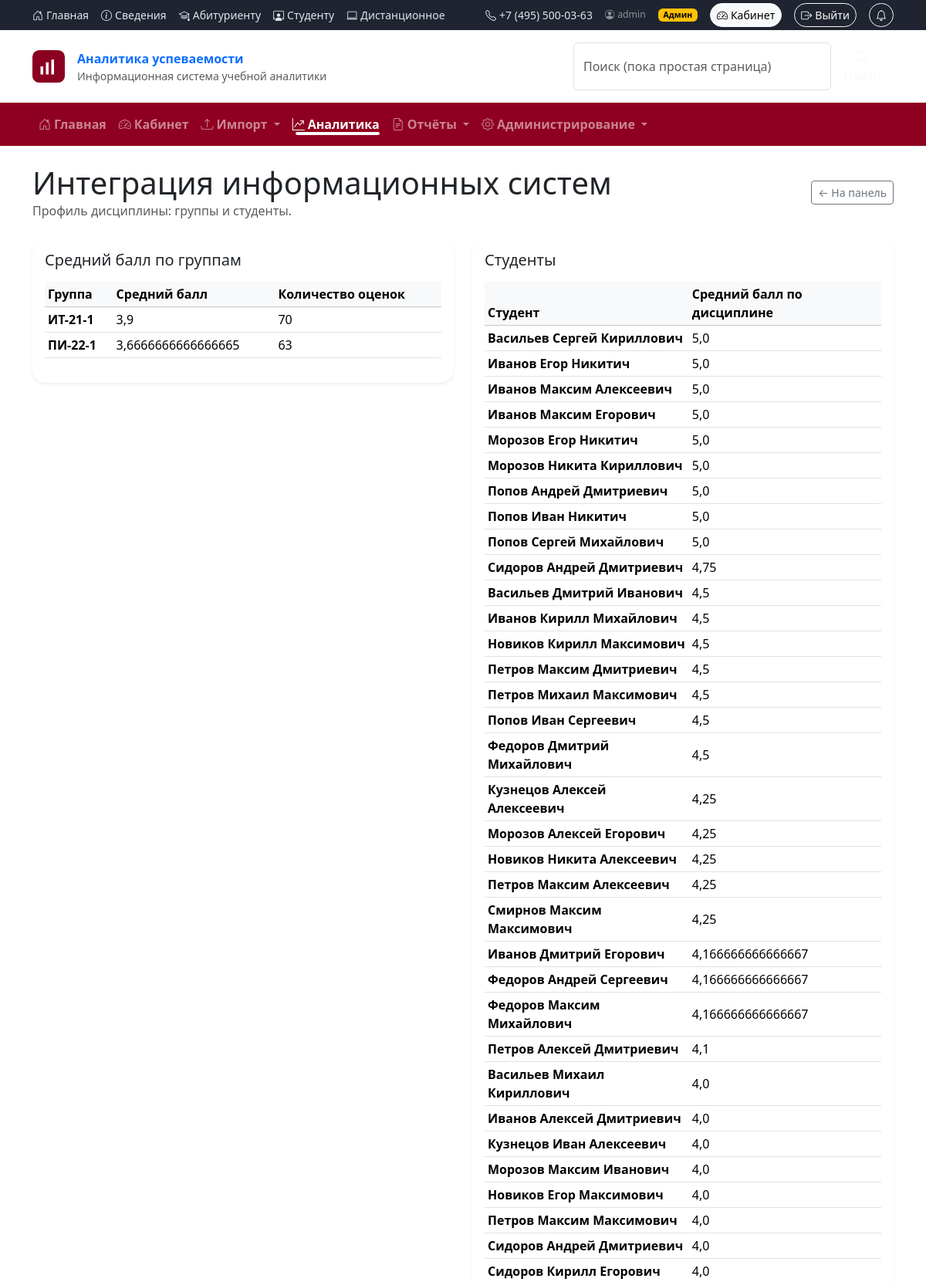
/disciplines/3/ (signed in, upper part), run on the app's committed database.
### analytics/models.py (models this page shows, shortened)
class Discipline(models.Model):
    name = models.CharField(max_length=200)
    department = models.CharField(max_length=200, blank=True)

class Group(models.Model):
    name = models.CharField(max_length=50)
    program = models.CharField(max_length=100, blank=True)
    year = models.IntegerField(blank=True, null=True)

class Student(models.Model):
    full_name = models.CharField(max_length=200)
    group = models.ForeignKey(Group, on_delete=models.CASCADE, related_name='students')

### analytics/views.py (the view)
# urls.py: path("disciplines/<int:discipline_id>/", views.discipline_detail, name="discipline_detail"),
@login_required
def discipline_detail(request, discipline_id):
    discipline = get_object_or_404(Discipline, id=discipline_id)
    groups_stats = (
        Group.objects
        .filter(students__results__discipline=discipline)
        .annotate(
            avg_grade=Avg("students__results__grade"),
            results_count=Count("students__results"),
        )
        .order_by("name")
        .distinct()
    )
    students_stats = (
        Student.objects
        .filter(results__discipline=discipline)
        .annotate(avg_grade=Avg("results__grade"))
        .order_by("-avg_grade", "full_name")
    )
    return render(request, "analytics/discipline_detail.html", {
        "discipline": discipline,
        "groups_stats": groups_stats,
        "students_stats": students_stats,
    })

### analytics/context_processors.py (called while the page is built)
def role_flags(request):
    user = getattr(request, "user", None)
    if user and user.is_authenticated:
        return {
            "is_manager": is_manager(user),
            "is_teacher": is_teacher(user),
        }
    return {"is_manager": False, "is_teacher": False}

def role_context(request):
    user = getattr(request, "user", None)
    if not user or not user.is_authenticated:
        return {"is_manager": False, "is_teacher": False}
    is_manager = user.is_staff or user.is_superuser
    is_teacher = user.groups.filter(name="Преподаватели").exists()
    return {"is_manager": is_manager, "is_teacher": is_teacher}

def unread_notifications(request):
    user = getattr(request, "user", None)
    if not user or not user.is_authenticated:
        return {"unread_notifications": 0}
    try:
        return {"unread_notifications": user.notifications.filter(is_read=False).count()}
    except (OperationalError, ProgrammingError):
        return {"unread_notifications": 0}

### analytics/roles.py (called while the page is built)
def is_teacher(user):
    return bool(user and user.is_authenticated and user.groups.filter(name='Преподаватель').exists())

def is_manager(user):
    if not user or not user.is_authenticated:
        return False
    return user.is_superuser or user.groups.filter(
        name__in=['Руководитель', 'Руководитель кафедры', 'Администратор']
    ).exists()

### analytics/templates/analytics/discipline_detail.html (shortened to what this page needs)
{% extends "analytics/base.html" %}
{% block content %}
<div class="row mb-4">
    <div class="col-12 d-flex justify-content-between align-items-center">
        <div>
            <h1 class="page-title mb-0">{{ discipline.name }}</h1>
            <p class="text-muted mb-0">
                Профиль дисциплины: группы и студенты.
            </p>
        </div>
        <a href="{% url 'analytics:dashboard' %}" class="btn btn-outline-secondary btn-sm">
            ← На панель
        </a>
    </div>
</div>
<div class="row g-4">
    <div class="col-md-6">
        <div class="card shadow-sm border-0">
            <div class="card-body">
                <h5 class="card-title mb-3">Средний балл по группам</h5>
                <div class="table-responsive">
                    <table class="table table-sm align-middle table-hover">
                        <thead class="table-light">
                        <tr>
                            <th>Группа</th>
                            <th>Средний балл</th>
                            <th>Количество оценок</th>
                        </tr>
                        </thead>
                        <tbody>
                        {% if groups_stats %}
                            {% for g in groups_stats %}
                                <tr>
                                    <td class="fw-semibold">{{ g.name }}</td>
                                    <td>{{ g.avg_grade|default:"—" }}</td>
                                    <td>{{ g.results_count }}</td>
                                </tr>
                            {% endfor %}
                        {% else %}
                            <tr>
                                <td colspan="3" class="text-center text-muted">
                                    Нет данных по группам.
                                </td>
                            </tr>
                        {% endif %}
                        </tbody>
                    </table>
                </div>
            </div>
        </div>
    </div>
    <div class="col-md-6">
        <div class="card shadow-sm border-0">
            <div class="card-body">
                <h5 class="card-title mb-3">Студенты</h5>
                <div class="table-responsive">
                    <table class="table table-sm align-middle table-hover">
                        <thead class="table-light">
                        <tr>
                            <th>Студент</th>
                            <th>Средний балл по дисциплине</th>
                        </tr>
                        </thead>
                        <tbody>
                        {% if students_stats %}
                            {% for s in students_stats %}
                                <tr>
                                    <td class="fw-semibold">{{ s.full_name }}</td>
                                    <td>{{ s.avg_grade|default:"—" }}</td>
                                </tr>
                            {% endfor %}
                        {% else %}
                            <tr>
                                <td colspan="2" class="text-center text-muted">
                                    Нет данных по студентам.
                                </td>
                            </tr>
                        {% endif %}
                        </tbody>
                    </table>
                </div>
            </div>
        </div>
    </div>
</div>
{% endblock %}

### analytics/templates/analytics/base.html (shortened to what this page needs)
{% load static %}
<!doctype html>
<html lang="ru">
<head>
  <link href="https://cdn.jsdelivr.net/npm/bootstrap@5.3.3/dist/css/bootstrap.min.css" rel="stylesheet">
  <link rel="stylesheet" href="https://cdn.jsdelivr.net/npm/bootstrap-icons@1.11.3/font/bootstrap-icons.min.css">
  <link rel="stylesheet" href="{% static 'site/css/vitte.css' %}">
</head>
<body class="site">
  <div class="topbar py-1">
    <div class="container d-flex flex-wrap gap-3 align-items-center justify-content-between">
      <div class="d-flex flex-wrap gap-3 small">
        <a href="{% url 'analytics:home' %}" class="topbar-link">
          <i class="bi bi-house-door me-1"></i>Главная
        </a>
        <a href="{% url 'analytics:info' 'about' %}" class="topbar-link">
          <i class="bi bi-info-circle me-1"></i>Сведения
        </a>
        <a href="{% url 'analytics:info' 'applicant' %}" class="topbar-link">
          <i class="bi bi-mortarboard me-1"></i>Абитуриенту
        </a>
        <a href="{% url 'analytics:info' 'student' %}" class="topbar-link">
          <i class="bi bi-person-workspace me-1"></i>Студенту
        </a>
        <a href="{% url 'analytics:info' 'distance' %}" class="topbar-link">
          <i class="bi bi-laptop me-1"></i>Дистанционное
        </a>
      </div>
      <div class="d-flex gap-3 align-items-center small">
        <a class="topbar-link" href="tel:+74955000363">
          <i class="bi bi-telephone me-1"></i>+7 (495) 500-03-63
        </a>
        {% if user.is_authenticated %}
          <span class="text-white-50 small d-none d-md-inline">
            <i class="bi bi-person-circle me-1"></i>{{ user.username }}
          </span>
          {% if is_manager %}
            <span class="badge text-bg-warning">Админ</span>
          {% elif is_teacher %}
            <span class="badge text-bg-info">Преподаватель</span>
          {% else %}
            <span class="badge text-bg-secondary">Студент</span>
          {% endif %}
          <a class="btn btn-sm btn-light vitte-btn" href="{% url 'analytics:cabinet' %}">
            <i class="bi bi-speedometer2 me-1"></i>Кабинет
          </a>
          <form method="post" action="{% url 'logout' %}" class="d-inline">
  <button type="submit" class="btn btn-sm btn-outline-light vitte-btn">
    <i class="bi bi-box-arrow-right me-1"></i>Выйти
  </button>
</form>
{% if user.is_authenticated %}
  <a class="btn btn-sm btn-outline-light vitte-btn position-relative"
     href="{% url 'analytics:notifications' %}">
    <i class="bi bi-bell"></i>
  </a>
{% endif %}
        {% endif %}
      </div>
    </div>
  </div>
  <header class="header">
    <div class="container py-3 d-flex align-items-center justify-content-between gap-3">
      <a class="brand d-flex align-items-center gap-2 text-decoration-none" href="{% url 'analytics:home' %}">
          <div class="d-flex align-items-center">
  <img src="{% static 'analytics/img/logo.svg' %}"
       alt="Логотип"
       height="42"
       class="me-3">
  <div>
    <div class="fw-bold">Аналитика успеваемости</div>
    <div class="text-muted small">
      Информационная система учебной аналитики
    </div>
  </div>
</div>
      </a>
      <form class="d-none d-lg-flex search" role="search" method="get" action="{% url 'analytics:info' 'search' %}">
        <input class="form-control" type="search" name="q" placeholder="Поиск (пока простая страница)">
        <button class="btn btn-outline-light" type="submit">
          <i class="bi bi-search me-1"></i>Найти
        </button>
      </form>
    </div>
    <nav class="navbar navbar-expand-lg navbar-dark vitte-nav">
      <div class="container">
        <div id="mainNav" class="collapse navbar-collapse">
          <ul class="navbar-nav me-auto mb-2 mb-lg-0">
            {% with name=request.resolver_match.url_name %}
              <li class="nav-item">
                <a class="nav-link {% if name == 'home' %}active{% endif %}" href="{% url 'analytics:home' %}">
                  <i class="bi bi-house-door me-1"></i>Главная
                </a>
              </li>
              {% if user.is_authenticated %}
                <li class="nav-item">
                  <a class="nav-link {% if name == 'dashboard' %}active{% endif %}"href="{% url 'analytics:cabinet' %}">
                    <i class="bi bi-speedometer2 me-1"></i>Кабинет
                  </a>
                </li>
                {% if is_manager %}
                  <li class="nav-item dropdown">
                    <a class="nav-link dropdown-toggle {% if name == 'upload_results' %}active{% endif %}"
                       href="#" role="button" data-bs-toggle="dropdown">
                      <i class="bi bi-upload me-1"></i>Импорт
                    </a>
                  </li>
                {% endif %}
                <li class="nav-item dropdown">
                  <a class="nav-link dropdown-toggle {% if name == 'group_detail' or name == 'discipline_detail' %}active{% endif %}"
                     href="#" role="button" data-bs-toggle="dropdown">
                    <i class="bi bi-graph-up-arrow me-1"></i>Аналитика
                  </a>
                </li>
                <li class="nav-item dropdown">
                  <a class="nav-link dropdown-toggle {% if name == 'export_results' or name == 'export_pdf' %}active{% endif %}"
                     href="#" role="button" data-bs-toggle="dropdown">
                    <i class="bi bi-file-earmark-text me-1"></i>Отчёты
                  </a>
                </li>
                {% if is_manager %}
                  <li class="nav-item dropdown">
                    <a class="nav-link dropdown-toggle {% if name == 'audit_log' or name == 'teacher_links' %}active{% endif %}"
                       href="#" role="button" data-bs-toggle="dropdown">
                      <i class="bi bi-gear me-1"></i>Администрирование
                    </a>
                  </li>
                {% endif %}
              {% endif %}
            {% endwith %}
          </ul>
        </div>
      </div>
    </nav>
  </header>
  <main class="container my-4">
    {% block content %}{% endblock %}
  </main>
</body>
</html>

### static/site/css/vitte.css (style rules this page uses)
:root { --vitte-red:#8f0020; --vitte-dark:#1f2430; --vitte-light:#f5f6f8; --vitte-text:#1a1d24; }
.topbar { background: var(--vitte-dark); color:#fff; }
.topbar-link { color:#dfe3ea; text-decoration:none; }
.search .form-control { min-width:320px; }
.search .btn { border-color: rgba(255,255,255,.35); }
.vitte-nav { background: var(--vitte-red); }
.vitte-nav .nav-link { font-weight:600; }
.vitte-btn { border-radius:999px; }
a, .btn, .nav-link, .card, .vitte-card { transition: transform .12s ease, box-shadow .12s ease, background-color .12s ease, color .12s ease, border-color .12s ease, opacity .12s ease; }
.vitte-nav .nav-link { position: relative; opacity: .95; }
.vitte-nav .nav-link.active { opacity: 1; }
.vitte-nav .nav-link.active::after { content: ""; position: absolute; left: .5rem; right: .5rem; bottom: .35rem; height: 2px; background: rgba(255,255,255,.85); border-radius: 999px; }
.btn-vitte, .btn-outline-vitte, .vitte-btn { border-radius: 999px; }
.vitte-card, .card { border-radius: 18px; }

### analytics/templates/analytics/base.html (style rules this page uses)
.navbar .nav-link.active { font-weight: 600; text-decoration: underline; text-underline-offset: .35em; }

### data on the page
Discipline: name "Интеграция информационных систем"
Group: name "ИТ-21-1", avg_grade "3,9", results_count "70"
Group: name "ПИ-22-1", avg_grade "3,6666666666666665", results_count "63"
Student: full_name "Васильев Сергей Кириллович", avg_grade "5,0"
Student: full_name "Иванов Егор Никитич", avg_grade "5,0"
Student: full_name "Иванов Максим Алексеевич", avg_grade "5,0"
Student: full_name "Иванов Максим Егорович", avg_grade "5,0"
Student: full_name "Морозов Егор Никитич", avg_grade "5,0"
Student: full_name "Морозов Никита Кириллович", avg_grade "5,0"
Student: full_name "Попов Андрей Дмитриевич", avg_grade "5,0"
Student: full_name "Попов Иван Никитич", avg_grade "5,0"
Student: full_name "Попов Сергей Михайлович", avg_grade "5,0"
Student: full_name "Сидоров Андрей Дмитриевич", avg_grade "4,75"
Student: full_name "Васильев Дмитрий Иванович", avg_grade "4,5"
Student: full_name "Иванов Кирилл Михайлович", avg_grade "4,5"
Student: full_name "Новиков Кирилл Максимович", avg_grade "4,5"
Student: full_name "Петров Максим Дмитриевич", avg_grade "4,5"
Student: full_name "Петров Михаил Максимович", avg_grade "4,5"
Student: full_name "Попов Иван Сергеевич", avg_grade "4,5"
Student: full_name "Федоров Дмитрий Михайлович", avg_grade "4,5"
Student: full_name "Кузнецов Алексей Алексеевич", avg_grade "4,25"
Student: full_name "Морозов Алексей Егорович", avg_grade "4,25"
Student: full_name "Новиков Никита Алексеевич", avg_grade "4,25"
Student: full_name "Петров Максим Алексеевич", avg_grade "4,25"
Student: full_name "Смирнов Максим Максимович", avg_grade "4,25"
Student: full_name "Иванов Дмитрий Егорович", avg_grade "4,166666666666667"
Student: full_name "Федоров Андрей Сергеевич", avg_grade "4,166666666666667"
Student: full_name "Федоров Максим Михайлович", avg_grade "4,166666666666667"
Student: full_name "Петров Алексей Дмитриевич", avg_grade "4,1"
Student: full_name "Васильев Михаил Кириллович", avg_grade "4,0"
Student: full_name "Иванов Алексей Дмитриевич", avg_grade "4,0"
Student: full_name "Кузнецов Иван Алексеевич", avg_grade "4,0"
Student: full_name "Морозов Максим Иванович", avg_grade "4,0"
Student: full_name "Новиков Егор Максимович", avg_grade "4,0"
Student: full_name "Петров Максим Максимович", avg_grade "4,0"
Student: full_name "Сидоров Андрей Дмитриевич", avg_grade "4,0"
Student: full_name "Сидоров Кирилл Егорович", avg_grade "4,0"

### other printed values
{{ user.username }} "admin"
